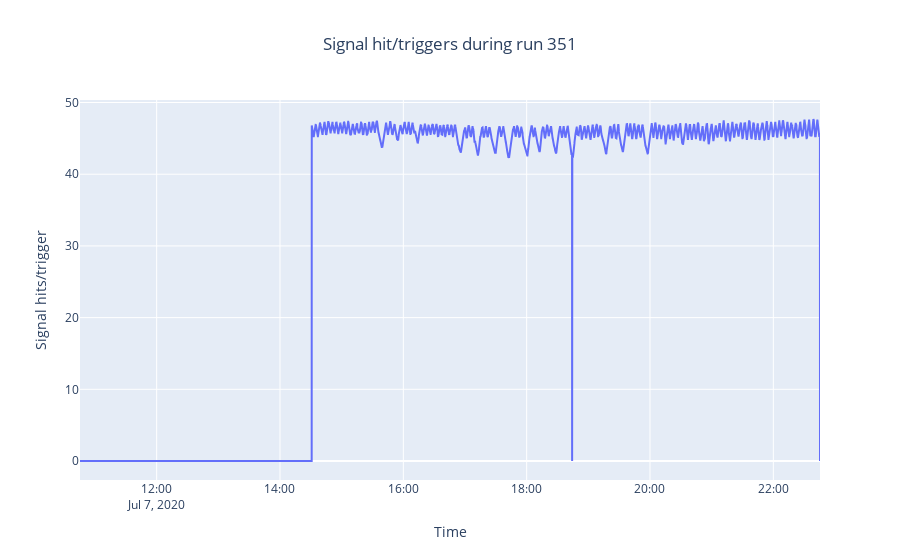

The notebook cell this image was saved under:
### Code cell
fig = go.Figure()
fig.add_trace( 
    go.Scatter(x=humidity_pd.index,y=humidity_pd.humidity,
              mode="lines")
)
fig.update_layout(title=dict(text='Signal hit/triggers during run 351', x=0.5),
                   yaxis_title='Signal hits/trigger',
                   xaxis_title='Time')
fig.show()

### Figure 1 — Plotly figure (JSON) as saved in the notebook; plotly's stock layout.template omitted (floating-point values rounded to 4 significant figures; data arrays with more than 128 entries replaced by an {"elided": "..."} marker saying what was removed)
{"data": [{"mode": "lines", "type": "scatter", "x": {"elided": "8641 str values"}, "y": {"elided": "8641 float values"}}], "layout": {"title": {"text": "Signal hit/triggers during run 351", "x": 0.5}, "xaxis": {"title": {"text": "Time"}}, "yaxis": {"title": {"text": "Signal hits/trigger"}}}}
